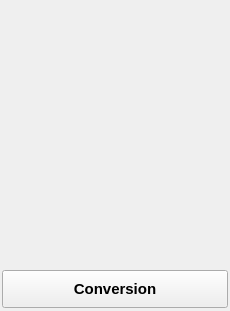
<?xml version="1.0" encoding="UTF-8"?>
<ui version="4.0">
 <class>acvConv</class>
 <widget class="QWidget" name="acvConv">
  <property name="geometry">
   <rect>
    <x>0</x>
    <y>0</y>
    <width>230</width>
    <height>311</height>
   </rect>
  </property>
  <property name="acceptDrops">
   <bool>true</bool>
  </property>
  <property name="windowTitle">
   <string>Action Convert</string>
  </property>
  <widget class="QWidget" name="layoutWidget">
   <property name="geometry">
    <rect>
     <x>2</x>
     <y>3</y>
     <width>230</width>
     <height>307</height>
    </rect>
   </property>
   <layout class="QVBoxLayout" name="verticalLayout">
    <property name="spacing">
     <number>1</number>
    </property>
    <item>
     <widget class="QWidget" name="wd" native="true">
      <property name="minimumSize">
       <size>
        <width>228</width>
        <height>266</height>
       </size>
      </property>
      <property name="maximumSize">
       <size>
        <width>228</width>
        <height>266</height>
       </size>
      </property>
     </widget>
    </item>
    <item>
     <widget class="QPushButton" name="convBtn">
      <property name="minimumSize">
       <size>
        <width>226</width>
        <height>38</height>
       </size>
      </property>
      <property name="maximumSize">
       <size>
        <width>226</width>
        <height>16777215</height>
       </size>
      </property>
      <property name="font">
       <font>
        <pointsize>11</pointsize>
        <weight>75</weight>
        <bold>true</bold>
       </font>
      </property>
      <property name="text">
       <string>Conversion</string>
      </property>
     </widget>
    </item>
   </layout>
  </widget>
 </widget>
 <resources/>
 <connections/>
</ui>
